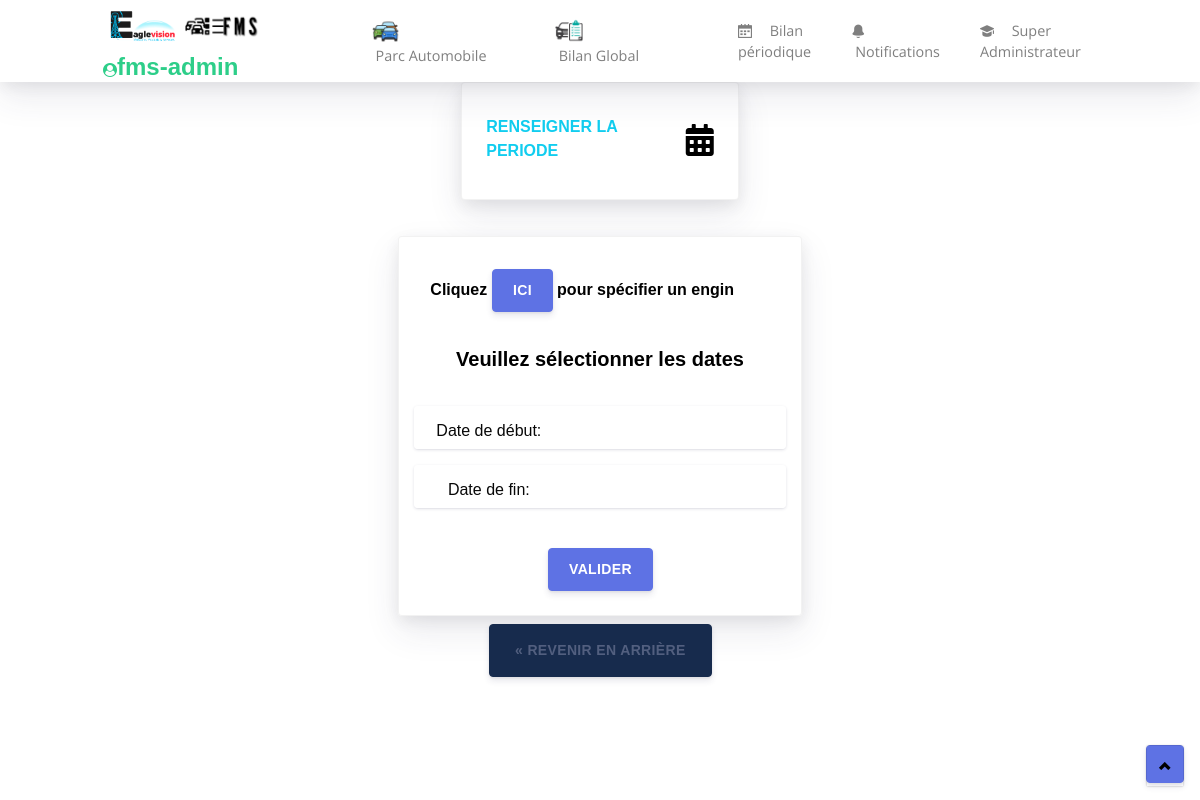
Page /periode_bilan/ (signed in) on the committed database.
### gestionnaire/models.py (models this page shows, shortened)
class Personne(models.Model):
    nom = models.CharField(max_length=25)
    prenom = models.CharField(max_length=50)
    contact = PhoneNumberField(region='TG')
    grade = models.ForeignKey('Grade', on_delete=models.CASCADE)
    utilisateur = models.OneToOneField(User, on_delete=models.CASCADE, null=True)
    date_creation_personne = models.DateField(default=timezone.now)
    def __str__(self):
        return f"{self.nom} {self.prenom}"

class Grade(models.Model):
    libelle_grade = models.CharField(max_length=50)

### administratif/views.py (the view)
# urls.py: path('periode_bilan/', views.periode_bilan,\
def periode_bilan(request):
    personne_id = request.session.get('personne_id')
    if personne_id is not None:
        personne = Personne.objects.get(pk=personne_id)
        request.session['personne_id'] = personne.id
        try:
            grade=personne.grade
        except Grade.DoesNotExist:
            return HttpResponse("Grade non trouvé", status=404)
        grade_id=grade.id
        print(personne)
        print(grade_id)
        engin = Engin.objects.all()
        context = {'grade_id': grade.id, 'engin': engin, 'personne':personne, 'grade_id':grade_id}
        if request.method == 'POST':
            form = PeriodeBilanForm(request.POST)  # Créez une instance de votre modèle de formulaire
            if form.is_valid():  # Vérifiez si le formulaire est valide
                date_debut = form.cleaned_data['date_debut']
                date_fin = form.cleaned_data['date_fin']
                if date_fin < date_debut :
                    messages.error(request, "La période de fin doit être ultérieure à la période de début!")
                else:
                    engin_id = form.cleaned_data.get('engin')
                    if engin_id:
                        context['engin_id'] = engin_id
                        return redirect(reverse('administratif:bilan_partic', args=(grade.id, engin_id, date_debut, date_fin)))
                    else:
                        return redirect(reverse('administratif:bilan_glob', args=(grade.id, date_debut, date_fin)))
        else:
            form = PeriodeBilanForm()  # Créez une instance vide du formulaire pour l'affichage initial
        context['form'] = form  # Ajoutez le formulaire au contexte
        return render(request, 'periode_bilan.html', context)
    else:
        return render(request, 'erreur404.html', {'message': 'Session invalide'})

### administratif/forms.py
class PeriodeBilanForm(forms.Form):
    date_debut = forms.DateField(
        label='Date de début',
        widget=forms.SelectDateWidget(years=range(2023, 2030))
    )
    date_fin = forms.DateField(
        label='Date de fin',
        widget=forms.SelectDateWidget(years=range(2023, 2030))
    )
    engin = forms.ModelChoiceField(
        label='Engin',
        queryset=Engin.objects.all(),
        empty_label='Sélectionner un engin',
        required=False
    )

### templates/periode_bilan.html (shortened to what this page needs)
<!DOCTYPE html>
{% extends 'bases/base1.html' %}
{% block contenu %}
<div class="row d-sm-flex justify-content-center mb-2">
  <div class="col-xl-3 col-md-6 mb-4">
    <div class="card border-left-info shadow h-100 py-2">
      <div class="card-body">
        <div class="row no-gutters align-items-center">
          <div class="col mr-2">
            <div class="text-xs font-weight-bold text-info text-uppercase mb-1">RENSEIGNER LA PERIODE
            </div>
          </div>
          <div class="col-auto">
            <i class="fas fa-calendar-alt fa-2x text-black-300"></i>
          </div>
        </div>
      </div>
    </div>
  </div>
</div>
<div class="row d-sm-flex justify-content-center mb-2">
  <br><br>
  <div class="container pt-lg-1" style="padding-top: -100px;">
    <div class="row justify-content-center">
      <div class="col-lg-5">
        <div class="card bg-gradient-white shadow border-5">
          <div class="container mt-3">
            <div class="row">
              <div class="col">
                <h4 class="h6 m-3 text-darker bg-body">Cliquez <button class="btn btn-primary" type="button"
                    data-toggle="collapse" data-target="#engin_spe" aria-expanded="false"
                    aria-controls="engin_spe">ici</button> pour spécifier un engin</h4>
              </div>
            </div>
            <div class="row">
              <div class="col">
                <div class="row justify-content-center">
                  <h4 class="h5 m-3 text-darker bg-body">Veuillez sélectionner les dates</h4>
                </div>
                <form method="post" name="periode_bilan">
                  <div class="form-group mb-3">
                    <div class="input-group input-group-alternative">
                      <span class="input-group-text bg-body">
                        <label for="date_debut"
                          style="font-size: medium; color: rgb(8, 8, 8); width: 125px; height: 10px;">Date de
                          début:</label>
                      </span>
                      <input type="text" class="form-control" id="date_debut" name="date_debut" required>
                    </div>
                  </div>
                  <div class="form-group mb-3">
                    <div class="input-group input-group-alternative">
                      <span class="input-group-text bg-body">
                        <label for="date_fin"
                          style="font-size: medium; color: rgb(8, 8, 8); width: 125px; height: 10px;">Date de
                          fin:</label>
                      </span>
                      <input type="text" class="form-control" id="date_fin" name="date_fin" required>
                    </div>
                  </div>
                  <div class="text-center">
                    <button type="submit" name="submit_periode" class="btn btn-primary my-4">VALIDER</button>
                  </div>
                </form>
              </div>
            </div>
          </div>
        </div>
      </div>
    </div>
  </div>
</div>
{% endblock contenu %}

### templates/bases/base1.html (shortened to what this page needs)
<!DOCTYPE html>
<html lang="en">
{% load static %}
<head>
  <link href="https://use.fontawesome.com/releases/v5.0.6/css/all.css" rel="stylesheet">
  <link href="{% static 'assets/css/nucleo-icons.css' %}" rel="stylesheet" />
  <link href="{% static 'assets/css/nucleo-svg.css' %}" rel="stylesheet" />
  <link href="{% static 'assets/css/font-awesome.css' %}" rel="stylesheet" />
  <link href="{% static 'assets/css/nucleo-svg.css' %}" rel="stylesheet" />
  <link href="{% static 'assets/css/select2.css' %}" rel="stylesheet" />
  <link href="{% static 'assets/css/argon-design-system.css' %}" rel="stylesheet" />
  </head>
<body class="index-page h6" style="color: black;" id="top">
  <nav id="navbar-main"
    class="navbar navbar-main navbar-expand-lg bg-white navbar-light position-sticky top-0 shadow py-0 px--9">
    <div class="container">
      <div class="col-3 px-1 mx-1">
        <div class="row-2">
          <a class="navbar-brand mr-lg-5" href="#" style="width: 70%; height: 25%;">
            <img src="{% static 'assets/images/Logo_EV_final.png' %}" style="width: 45%; height: 25%;">
            <img src="{% static 'assets/img/brand/FMS_logo.png' %}" style="width: 45%; height: 25%;">
          </a>
          <h6 class="h4 text-success font-weight-bold my--1"><i class="fa fa-user-circle"></i>{{ personne.utilisateur.username }}</h6>
        </div>
      </div>
        <ul class="navbar-nav navbar-nav-hover align-items-lg-center">
          <li class="nav-item dropdown">
            <a href="#" class="nav-link" data-toggle="dropdown" role="button">
              <img src="{% static 'assets/images/traffic-jam.png' %}" alt="parc" style="width: 20%;"><br>
              <span class="nav-link-inner--text">Parc Automobile</span>
            </a>
          </li>
          <li class="nav-item dropdown">
            <a href="{% url 'administratif:analyses_glob' %}" class="nav-link" role="button">
              <img src="{% static 'assets/images/auto.png' %}" alt="parc" style="width: 20%;"><br>
              <span class="nav-link-inner--text">Bilan Global</span>
            </a>
          </li>
          <li class="nav-item dropdown">
            <a href="{% url 'administratif:periode_bilan' %}" class="nav-link" role="button">
              <i class="ni ni-calendar-grid-58"></i>
              <span class="nav-link-inner--text">Bilan périodique</span>
            </a>
          </li>
          <li class="nav-item">
            <a href="#" class="nav-link {% if engins_avec_notifications %}text-danger{% endif %}" data-toggle="modal"
              data-target="#notificationModal">
              <i class="ni ni-bell-55 {% if engins_avec_notifications %}text-danger{% endif %}"></i>
              <span class="nav-link-inner--text">Notifications</span>
            </a>
          </li>
          <li class="nav-item dropdown">
            <a href="#" class="nav-link" data-toggle="dropdown" role="button">
              <i class="ni ni-hat-3"></i>
              <span class="nav-link-inner--text"> {{ personne.grade.libelle_grade }} </span>
            </a>
          </li>
        </ul>
      </div>
  </nav>
  {% block contenu %}
  {% endblock contenu %}
  <div class="col">
    <div class="text-center mb-6">
      <button type="button" class="btn btn-default p-1 d-xl-inline ">
        <a class="btn" href="javascript:history.go(-1);">&laquo; Revenir en arrière</a>
      </button>
    </div>
  </div>
  <div class="back-to-top">
    <button class="btn btn-primary btn-icon-only back-to-top" type="button" name="button">
      <a id="backtotop" href="#top"><i class="ni ni-bold-up"></i></a>
    </button>
  </div>
</body>
</html>

### FMS/static/assets/css/select2.css (style rules this page uses)
:root { --blue: #5e72e4; --indigo: #5603ad; --purple: #8965e0; --pink: #f3a4b5; --red: #f5365c; --orange: #fb6340; --yellow: #ffd600; --green: #2dce89; --teal: #11cdef; --cyan: #2bffc6; --white: #fff; --gray: #8898aa; --gray-dark: #32325d; --light: #ced4da; --lighter: #e9ecef; --primary: #5e72e4; --secondary: #f4f5f7; --success: #2dce89; --info: #11cdef; --warning: #fb6340; --danger: #f5365c; --light: #adb5bd; --dark: #212529; --default: #172b4d; --white: #fff; --neutral: #fff; --darker: black; --breakpoint-xs: 0; --breakpoint-sm: 576px; --breakpoint-md: 768px; --breakpoint-lg: 992px; --breakpoint-xl: 1200px; --font-family-sans-serif: -apple-system, BlinkMacSystemFont, "Segoe UI", Roboto, "Helvetica Neue", Arial, "Noto Sans", sans-serif, "Apple Color Emoji", "Segoe UI Emoji", "Segoe UI Symbol", "Noto Color Emoji"; --font-family-monospace: SFMono-Regular, Menlo, Monaco, Consolas, "Liberation Mono", "Courier New", monospace; }

### templates/bases/base1.html (style rules this page uses)
.navbar-nav-hover { position: sticky; z-index: 9999; }
.back-to-top { position: fixed; bottom: 17px; right: 16px; }
#backtotop { display: block; font-size: 20px; color: #000; padding: 5px; border-radius: 0%; box-shadow: 0 0 2px rgba(0, 0, 0, 0.3); }

### rows in the picture
Personne: utilisateur.username "fms-admin", grade.libelle_grade "Super Administrateur"
